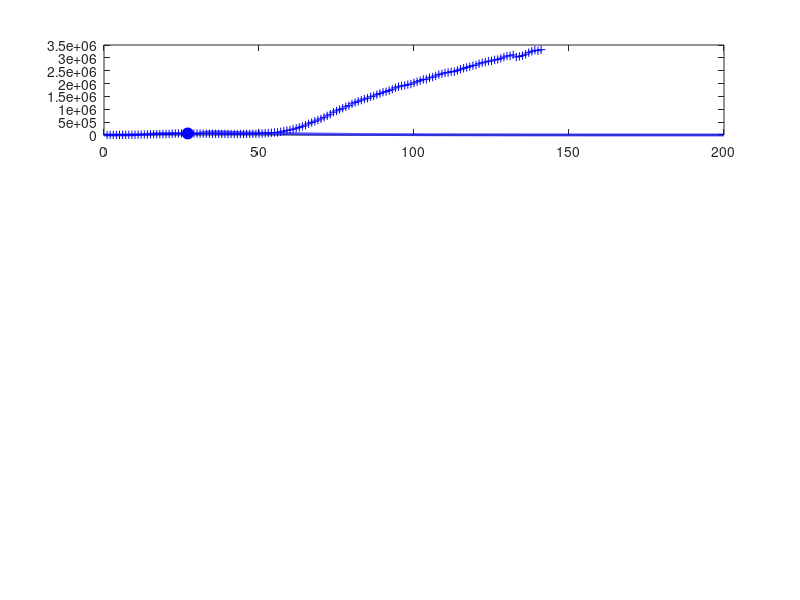

Source code (MATLAB): (Note: this script raises an error after producing the figure.)
% svr19.m

% Revised:  2020 03 25

% Mathemtatical model for the spread of the covid19 virus
% Model for GLOBAL spread of virus
% Model for CHINA spread of virus: download svr19CHINA.m
% Data from https://www.worldometers.info/coronavirus/
% Date file:  covid19.mat  variable covid19
% Model specified by the variables in the INPUT SECTION of the Script

% DOING PHYSICS WITH MATLAB: 
%   https://d-arora.github.io/Doing-Physics-With-Matlab/
% Documentation
%   http://www.physics.usyd.edu.au/teach_res/mp/doc/sird19E.htm
% Download Scripts
%   http://www.physics.usyd.edu.au/teach_res/mp/mscripts/

% Ian Cooper
% email: matlabvisualphysics@gmail.com
% Matlab 2019b

% Populations: Data d / Model
% Susceptible individuals:  Sd  S
% Active infections (currently infected);  Id  I
% Recovered:  Rd  R
% Dead:  Dd  D

close all
clear
clc

global Imax Rmax Dmax ITmax Smax

load('covid19.mat')

% DATA: variable covid19
% Col 1: World   Id   Currently Infected Cases
% Col 2: World   Rd   Recovered
% Col 3: World   Dd   Deaths

% Data for China with Script svr19CHINA.m
% Col 4: China   Total infected cases
% Col 5: China   Currently Infected Cases
% Col 6: China   Deaths
% Col 7: USA     Total infected cases
% Col 8: USA     Currently infected cases
% Col 9: USA     Deaths
% Col 10: AUST     Total infected cases
% Col 11: AUST     Currently infected cases
% Col 12: AUST     Deaths

% Model: number of time steps 
  num = 5000;

% *********************************************************************  
% INPUTS: Model Parameters
% ********************************************************************* 

% Maximum number of days for model   [200]
  tMax = 200;
% Initial number of infections   [0.004] 
  I = zeros(num,1);
  I(1) = 0.004;
% Adjustible model parameters  
% S --> I  [0.38] 
  a = 0.39;
% I --> R  [0.036]
  b = 0.032;
% I --> D  [0.0025]
  d = 0.0055;
  

% *********************************************************************  
% SETUP
% ********************************************************************* 
  
% DATA: Id Rd Dd / Number of data days for COVID19  
  Ndays = find(covid19 == 0,1) - 1;  
  Id  = covid19(1:Ndays,1);
  Rd = covid19(1:Ndays,2);
  Dd    = covid19(1:Ndays,3);

% Model: S  D  R  
  S = zeros(num,1);
  D = zeros(num,1);
  R = zeros(num,1);
  
% Model: Initial values for populations
  S(1) = 1;
  D(1) = 0;
  R(1) = 0;   
  
% TIME [days]
  t = linspace(0,tMax,num)';
  dt = t(2) - t(1);

% SURGE FACTORS
  s = zeros(num,1);
  
  S(30) = 1;
%   for n = 1:num-1
%     if t(n) > 30 && t(n) < 58
%        s(n) = 0.33;
%     end
%     
%     if t(n) > 58 && t(n) < 64
%        s(n) = 0.88;
%     end 
%     
%    if t(n) > 64 && t(n) < 68
%        s(n) = 1.9;
%    end  
%     
%    if t(n) > 68 && t(n) < 82
%        s(n) = 3;
%    end  
%     
%   end  
  

% *********************************************************************  
% MODEL: Time Evolution
% ********************************************************************* 
 
for n = 1:num-1
  S(750) = 1;
  dS = -a*S(n)*I(n)*dt;
  dI = -dS;
  S(n+1) = S(n) + dS;
  I(n+1) = I(n) + dI;
  dR = b*I(n)*dt;
  dD = d*I(n)*dt;
  R(n+1) = R(n)+ dR;
  D(n+1) = D(n) + dD;
  I(n+1) = I(n+1) - dR - dD;
   
% Surge factors: new epicentres for spread of virus 
%  dS = s(n+1)*S(n+1)*dt;
%  S(n+1) = S(n+1) + dS;
end

% Scaling I, R and D values at day specified by t_index 
%   I(27) = Id(27)
  t_index = 27;
  index = find(t > t_index,1);
  f = Id(t_index)./ I(index);

% Scale populations
  I = f.*I;
  R = f.*R;
  D = f*D;
  
  Imax = max(I);
  Rmax = max(R);
  Dmax = max(D);
  Smax = max(S);
  
% Model: total population that has been infected;  
  Itot = I + R + D;
  ITmax = max(Itot);
  
% Data
  Idtot = Id + Rd + Dd;
  Idmax = max(Id);
  Rdmax = max(Rd);
  Ddmax = max(Dd);
  ITdmax = max(Idtot);
  
% Percentages: model
  pI = 100*I(end) / Itot(end);
  pR = 100*R(end) / Itot(end);
  pD = 100*D(end) / Itot(end);
  
% Percentages: Data
  pId = 100*Id(end) / Idtot(end);
  pRd = 100*Rd(end) / Idtot(end);
  pDd = 100*Dd(end) / Idtot(end);

  
  
% *********************************************************************  
% GRAPHICS
% ********************************************************************* 

figure(1)
  set(gcf,'units','normalized');
  set(gcf,'position',[0.02 0.05 0.3 0.75]);
  set(gcf,'color','w');

subplot(4,1,1)  % INFECTIONS
    xP = 1: Ndays;
    yP = Id;
    plot(xP,yP,'b+')   
    hold on
    
    xP = t_index; yP = Id(t_index);
    plot(xP,yP,'bo','markerfacecolor','b','markersize',8)
    
    xP = t; yP = I;
    plot(xP,yP,'b','linewidth',2)
   
    plotMonths(1)
    
    grid on
    title('Active Infections  I')
    ylabel('I','FontName','Times New Roman')  
    set(gca,'fontsize',12)
  
    
subplot(4,1,2)   % RECOVERIES
    xP = 1: Ndays;
    yP = Rd; 
    plot(xP,yP,'k+')
    hold on
 
    xP = t_index; yP = Rd(t_index);
    plot(xP,yP,'ko','markerfacecolor','k','markersize',8)
    
    xP = t; yP = R;
    plot(xP,yP,'k','linewidth',2)
    
    plotMonths(2)
    
    grid on

    ylabel('R')
    title('Recoveries  R')
    set(gca,'fontsize',12)
   
 
 subplot(4,1,3)    % DEATHS
    xP = 1: Ndays;
    yP = Dd; 
    plot(xP,yP,'r+')
    hold on
 
    xP = t_index; yP = Dd(t_index);
    plot(xP,yP,'ro','markerfacecolor','r','markersize',8)
    
    xP = t; yP = D;
    plot(xP,yP,'r','linewidth',2)
    
    plotMonths(3)
    grid on
    
    ylabel('D')
    title('Deaths  D')
    set(gca,'fontsize',12) 
    
    
 subplot(4,1,4)   % Total infections
    xP = 1: Ndays;
    yP = Idtot; 
    plot(xP,yP,'b+')
    hold on
    xP = t; yP = Itot;
    plot(xP,yP,'b','linewidth',2)
    
    plotMonths(4)
    
    grid on
    xlabel('days elapsed')
    ylabel('I_{tot}','FontName','Times New Roman')
    title('Total Infections I_{tot}');
    set(gca,'fontsize',12) 
    

figure(2)
   set(gcf,'units','normalized');
   set(gcf,'position',[0.60 0.05 0.25 0.25]);
   set(gcf,'color','w');

   fig = figure(2);
   left_color = [0 0 0];
   right_color = [1 0 1];
   set(fig,'defaultAxesColorOrder',[left_color; right_color]);
   
    plotMonths(5)   
        
    yyaxis left
    xP = t; yP = S;
    plot(xP,yP,'k','linewidth',2)
    grid on
    xlabel('days elapsed')
    ylabel('Susceptible population  S') 
      
    yyaxis right
    xP = t; yP = s;
    plot(xP,yP,'m','linewidth',1)
    grid on
    ylabel('surge factor  s') 
        
    set(gca,'fontsize',12)    

    
    
    
figure(7)
   set(gcf,'units','normalized');
   set(gcf,'position',[0.33 0.05 0.25 0.35]);
   set(gcf,'color','w');

   xlim([0 120])
   ylim([0 250])
   hh = 250; dh = -25;
   
   txt = 'Start date:  22 January 2020';
   Htext = text(0,hh,txt,'fontsize',12);
   set(Htext,'color','k')
   
   hh = hh+dh;
   txt = 'Model Parameters';
   text(0,hh,txt,'fontsize',12)
   
   hh = hh+dh;
   txt = sprintf('I(0) = %3.0f   a = %2.3f   b = %2.3f   d = %2.3f', ...
       I(1),a,b,d);
   text(0,hh,txt,'fontsize',12)
      
   hh = hh+2*dh; 
   txt = 'DATA';
   text(0,hh,txt,'fontsize',12)
   
    z = datenum([2020 1 22]);
    z = z + Ndays-1;
    z = datetime(z,'ConvertFrom','datenum');
    z.Format = 'dd-MMM-yyyy';
    txt = cellstr(z) ; 
    text(20,hh,txt,'fontsize',12)
    
   hh = hh+dh;
   z1 = Id(end); z2 = Rd(end); z3 = Dd(end); z4 = z1+z2+z3;  
   txt = sprintf('I = %5.0f    R = %5.0f    D = %5.0f    I_{tot} = %5.0f', z1,z2,z3,z4);
   text(6,hh,txt,'fontsize',12)
   
   % Recoveries and Deaths
    pR = 100*Rd(end)/(Rd(end)+Dd(end));
    pD = 100*Dd(end)/(Rd(end)+Dd(end));
    hh = hh+dh;
    txt = sprintf('percent: Active = %2.1f  Recoveries = %2.1f    Deaths = %2.1f   ',pId,pRd,pDd);
    text(2,hh,txt,'fontsize',12)  
   
   hh = hh+2*dh; 
   txt = 'MODEL PREDICTIONS';
   text(0,hh,txt,'fontsize',12)
   
    z = datenum([2020 1 22]);
    z = z + tMax;
    z = datetime(z,'ConvertFrom','datenum');
    z.Format = 'dd-MMM-yyyy';
    txt = cellstr(z) ; 
    text(60,hh,txt,'fontsize',12)
   
   hh = hh+dh;
    z1 = I(end); z2 = R(end); z3 = D(end); z4 = z1+z2+z3;  
    txt = sprintf('I = %5.0f    R = %5.0f    D = %5.0f    I_{tot} = %5.0f', z1,z2,z3,z4);
    text(6,hh,txt,'fontsize',12)

   hh = hh+dh;
    txt = 'Peak';
    text(10,hh,txt,'fontsize',12)
    z = find(I == Imax,1);
    z = t(z) + datenum([2020 1 22]);
    z = datetime(z,'ConvertFrom','datenum');
    z.Format = 'dd-MMM-yyyy';
    txt = cellstr(z) ; 
    text(30,hh,txt,'fontsize',12)
   
    txt = sprintf('I_{peak} = %5.0f',Imax);
    text(70,hh,txt,'fontsize',12)
   
    hh = hh+dh;
    txt = sprintf('percent: Active = %2.1f  Recoveries = %2.1f    Deaths = %2.1f   ',pI,pR,pD);
    text(2,hh,txt,'fontsize',12)   
       

    
    axis off
   
    
    function  pM = plotMonths(z)
     global Imax Rmax Dmax ITmax Smax
     
     % Months
       m1 = [2020 01 22];    % day zero
       m2 = [2020 02  1];    % Feb
       m3 = [2020 03  1];    % Mar
       m4 = [2020 04  1];    % Apr
       m5 = [2020 05  1];    % May
       m6 = [2020 06  1];    % Jun
       m7 = [2020 07  1];    % Jul
       m8 = [2020 08  1];    % Aug
   
      tm(1) = datenum(m1);
      tm(2) = datenum(m2) - tm(1);
      tm(3) = datenum(m3) - tm(1);
      tm(4) = datenum(m4) - tm(1);
      tm(5) = datenum(m5) - tm(1);
      tm(6) = datenum(m6) - tm(1);
      tm(7) = datenum(m7) - tm(1);
      tm(8) = datenum(m8) - tm(1);
   
      if z == 1; yMax = Imax; end
      if z == 2; yMax = Rmax; end
      if z == 3; yMax = Dmax; end
      if z == 4; yMax = ITmax; end
      if z == 5; yMax = Smax; end
      
      for n = 2:8
        plot([tm(n), tm(n)], [0, yMax],'linewidth',1,'color', [0.5 0.5 0.5]);
        hold on
      end
      
      ys = 0.8;
      text(22, ys*yMax,'F')
      text(52, ys*yMax,'M')
      text(82, ys*yMax,'A')
      text(112,ys*yMax,'M')
      text(142,ys*yMax,'J')
      text(172,ys*yMax,'J')
      
   end
   
   
